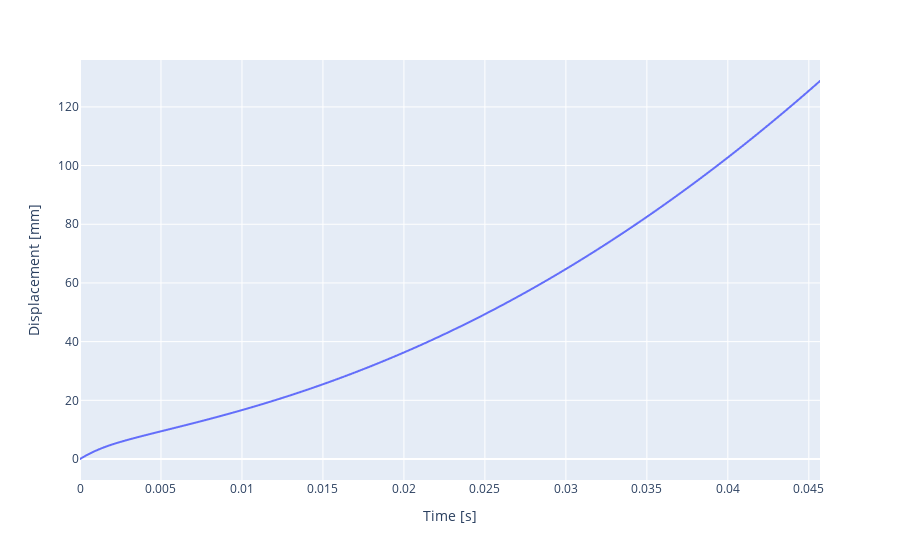

Here is the notebook cell this chart was saved with:
### Code cell
px.line(data,x='Time [s]',y='Displacement [mm]')

### Figure 1 — Plotly figure (JSON) as saved in the notebook; plotly's stock layout.template omitted (floating-point values rounded to 4 significant figures; data arrays with more than 128 entries replaced by an {"elided": "..."} marker saying what was removed)
{"data": [{"hovertemplate": "Time [s]=%{x}<br>Displacement [mm]=%{y}<extra></extra>", "legendgroup": "", "line": {"color": "#636efa", "dash": "solid"}, "mode": "lines", "name": "", "showlegend": false, "type": "scattergl", "x": {"elided": "4570 float values"}, "xaxis": "x", "y": {"elided": "4570 float values"}, "yaxis": "y"}], "layout": {"legend": {"tracegroupgap": 0}, "margin": {"t": 60}, "xaxis": {"anchor": "y", "domain": [0, 1], "title": {"text": "Time [s]"}}, "yaxis": {"anchor": "x", "domain": [0, 1], "title": {"text": "Displacement [mm]"}}}}
